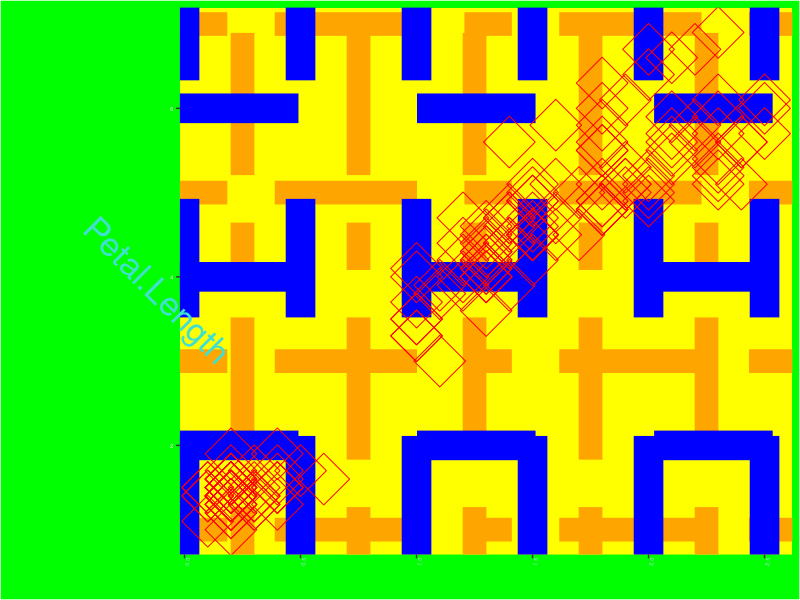

Generate this figure with R:
library(tidyverse)
dat <- iris

dat %>%
  ggplot(aes(x = Petal.Width, 
             y = Petal.Length)) + 
  geom_point(color = "red", size = 12, shape = 5) + 
  theme(panel.background = element_rect(fill = "#FFFF00"),
        axis.title.x = element_text(size = 2, 
                                    angle = 75,
                                    vjust = .3, 
                                    colour = "green"), 
        axis.text.x = element_text(color = "lightblue", 
                                   size = 4, 
                                   angle = 83,), 
        axis.title.y = element_text(size = 25, 
                                    color = "turquoise", 
                                    angle = -45), 
        axis.text.y = element_text(color = "white", 
                                   size = 4, 
                                   angle = 2), 
        plot.background = element_rect(fill = "green"), 
        panel.grid.major = element_line(color = "blue", 
                                        linetype = "dashed", 
                                        size = 10), 
        panel.grid.minor = element_line(size = 8, 
                                        color = "orange", 
                                        linetype = "twodash"))
        
